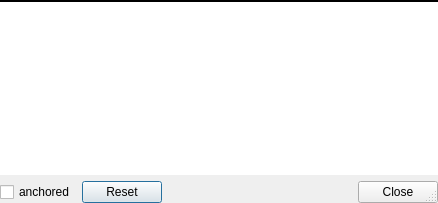
<?xml version="1.0" encoding="UTF-8"?>
<ui version="4.0">
 <class>GraphPerspectiveLogger</class>
 <widget class="QDialog" name="GraphPerspectiveLogger">
  <property name="geometry">
   <rect>
    <x>0</x>
    <y>0</y>
    <width>438</width>
    <height>203</height>
   </rect>
  </property>
  <property name="windowTitle">
   <string>Talipot Message Log</string>
  </property>
  <property name="styleSheet">
   <string notr="true"/>
  </property>
  <property name="sizeGripEnabled">
   <bool>true</bool>
  </property>
  <property name="modal">
   <bool>false</bool>
  </property>
  <layout class="QVBoxLayout" name="verticalLayout">
   <property name="leftMargin">
    <number>0</number>
   </property>
   <property name="topMargin">
    <number>0</number>
   </property>
   <property name="rightMargin">
    <number>0</number>
   </property>
   <property name="bottomMargin">
    <number>0</number>
   </property>
   <item>
    <widget class="QFrame" name="frame">
     <property name="autoFillBackground">
      <bool>false</bool>
     </property>
     <property name="styleSheet">
      <string notr="true">QFrame {
	border-top: 1px solid black;
}</string>
     </property>
     <layout class="QVBoxLayout" name="verticalLayout_2">
      <property name="leftMargin">
       <number>0</number>
      </property>
      <property name="topMargin">
       <number>0</number>
      </property>
      <property name="rightMargin">
       <number>0</number>
      </property>
      <property name="bottomMargin">
       <number>0</number>
      </property>
      <item>
       <widget class="QListWidget" name="listWidget">
        <property name="frameShape">
         <enum>QFrame::NoFrame</enum>
        </property>
        <property name="editTriggers">
         <set>QAbstractItemView::CurrentChanged|QAbstractItemView::DoubleClicked</set>
        </property>
        <property name="alternatingRowColors">
         <bool>true</bool>
        </property>
        <property name="selectionMode">
         <enum>QAbstractItemView::ExtendedSelection</enum>
        </property>
        <property name="resizeMode">
         <enum>QListView::Adjust</enum>
        </property>
        <property name="selectionRectVisible">
         <bool>true</bool>
        </property>
       </widget>
      </item>
     </layout>
    </widget>
   </item>
   <item>
    <layout class="QHBoxLayout" name="horizontalLayout">
     <item>
      <widget class="QCheckBox" name="anchoredCB">
       <property name="toolTip">
        <string>Anchor the Message log window to the main Talipot window</string>
       </property>
       <property name="text">
        <string>anchored</string>
       </property>
       <property name="checked">
        <bool>false</bool>
       </property>
      </widget>
     </item>
     <item>
      <widget class="QDialogButtonBox" name="buttonBox">
       <property name="standardButtons">
        <set>QDialogButtonBox::Close|QDialogButtonBox::Reset</set>
       </property>
       <property name="centerButtons">
        <bool>false</bool>
       </property>
      </widget>
     </item>
    </layout>
   </item>
  </layout>
 </widget>
 <resources/>
 <connections>
  <connection>
   <sender>buttonBox</sender>
   <signal>rejected()</signal>
   <receiver>GraphPerspectiveLogger</receiver>
   <slot>hide()</slot>
   <hints>
    <hint type="sourcelabel">
     <x>199</x>
     <y>273</y>
    </hint>
    <hint type="destinationlabel">
     <x>199</x>
     <y>149</y>
    </hint>
   </hints>
  </connection>
 </connections>
</ui>
